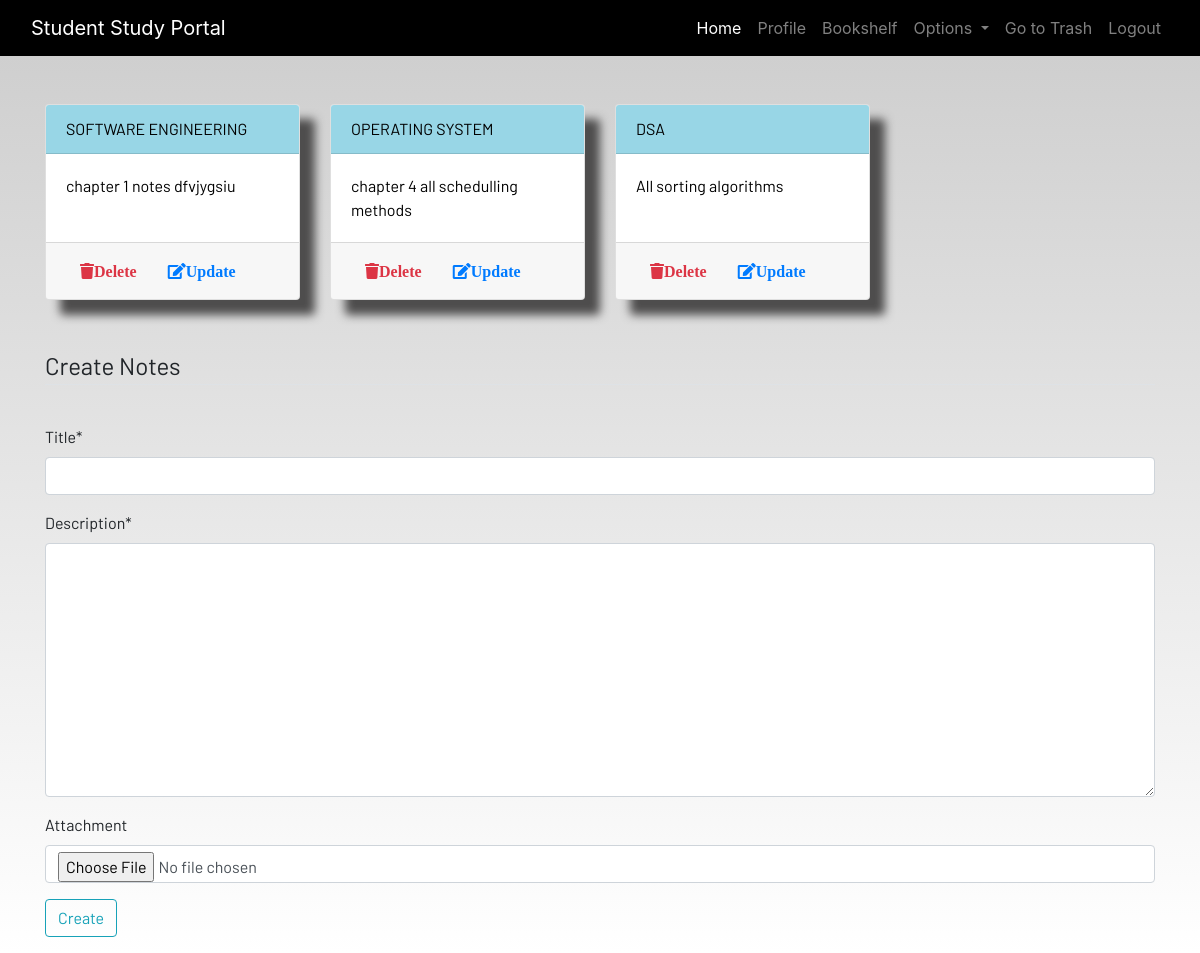
Screenshot of /notes/ (signed in) with the database file from the repository.
### dashboard/models.py (models this page shows, shortened)
class Note(models.Model):
    user = models.ForeignKey(User, on_delete=models.CASCADE)
    title = models.CharField(max_length=200 )
    description = RichTextUploadingField()
    attachment = models.FileField(upload_to="pdfs/", blank=True, null=True)  # for PDF, images, slides
    is_deleted = models.BooleanField(default=False)
    class Meta :
        verbose_name = 'Note'
        verbose_name_plural = 'Note'

### dashboard/views.py (the view)
# urls.py: path('notes/', views.notes, name='notes'),
@login_required
def notes(request):
    if request.method == 'POST':
        form = NoteForm(request.POST, request.FILES)
        if form.is_valid():
            notes = Note(user = request.user, title = form.cleaned_data['title'], description = form.cleaned_data['description'], attachment = form.cleaned_data['attachment'])
            notes.save()
        messages.success(request, 'Note created successfully!')
        return redirect('notes')
    else:
        form = NoteForm()
    notes = Note.objects.filter(user=request.user, is_deleted=False)
    context = {
            'notes': notes,
            'form': form
    }
    return render(request, 'dashboard/notes.html', context)

### dashboard/forms.py
class NoteForm(forms.ModelForm):
    class Meta :
        model = Note
        fields = ['title', 'description', 'attachment']

### dashboard/templates/dashboard/notes.html (shortened to what this page needs)
{% extends 'dashboard/base.html' %}
{% load static %}
{% load crispy_forms_tags %}
{% block content %}
<div class="container">
    <div class="row">
        {%for note in notes%}
        <div class="col-md-3">
            <a href="{% url 'note_detail' note.id %}">
                <div class="card">
                    <div class="card-header">{{note.title | upper}}</div>
                    <div class="card-body">{{note.description|slice:"0:50"}}</div>
                    <div class="card-footer mt-auto">
                        <form method="post" action="{% url 'delete_note' note.id %}">
                            <button type="submit" class="btn btn-link p-0">
                                <i class="fa fa-trash fa-1x btn text-danger">Delete</i>
                            </button>
                            <a href="{% url 'update_note' note.id %}" class="btn btn-link p-0">
                                <i class="fa fa-edit fa-1x btn text-primary">Update</i>
                            </a>
                        </form>
                    </div>
                </div>
            </a>
        </div>
        {% endfor %}
        <br><br>
    </div>
</div>
<br><br>
<div class="container">
    <form method="POST" enctype="multipart/form-data">
        <fieldset class="form-group">
            <legend class="border-bottom mb-4">Create Notes</legend>
        </fieldset>
        {{form |crispy}}
        <div class="form-group">
            <button href="" class="btn btn-outline-info" type="submit">
                Create
            </button>
        </div>
    </form>
</div>
{% endblock content %}

### static/css/main.css (style rules this page uses)
html { scroll-behavior: smooth; height: 100%; width: 100%; }
.card { box-shadow: 15px 15px 10px rgb(78, 77, 77); }
a { text-decoration: none !important; color: black; }
.card-header { color: black !important; background: rgb(152, 214, 230) !important; transition: 0.3s ease-in; }
html, body { max-width: 100%; overflow-x: hidden; height: 100%; width: 100%; }
body { background: linear-gradient(rgba(0, 0, 0, 0.2), rgba(255, 255, 255, 0.5)); overflow-x: hidden; background-repeat: no-repeat; }
.card-header { background-color: rgb(133, 204, 231); }
.col-md-3 .card { width: 100%; height: 100%; }
.fa { color: black; }

### rows the page displays
Note: title "SOFTWARE ENGINEERING", description "chapter 1 notes dfvjygsiu"
Note: title "OPERATING SYSTEM", description "chapter 4 all schedulling methods"
Note: title "DSA", description "All sorting algorithms"
